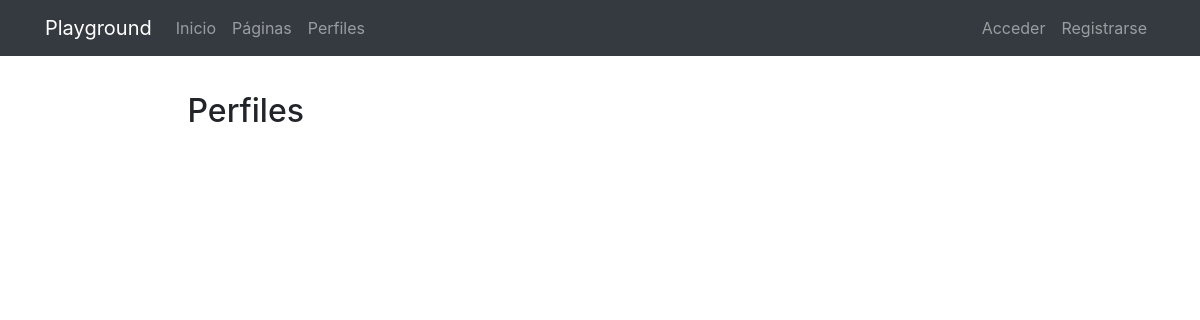
The app's page /profiles/, older data.
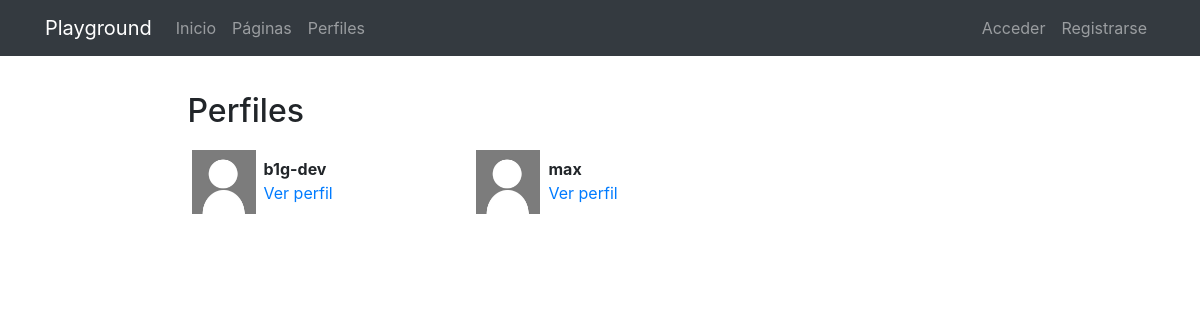
The same page, newer data.
### registration/models.py (models this page shows)
class Profile(models.Model):
    user = models.OneToOneField(User, on_delete=models.CASCADE)
    avatar = models.ImageField(upload_to=custom_upload_to, null=True, blank=True)
    bio = models.TextField(null=True,blank=True)
    link = models.URLField(max_length=200, null=True, blank=True)

### profiles/views.py (the view)
# urls.py: path('', ProfileListView.as_view(), name='list'),
class ProfileListView(ListView):
    model = Profile
    template_name = 'profiles/profile_list.html'
    paginate_by = 6

### profiles/templates/profiles/profile_list.html (shortened to what this page needs)
{% extends 'core/base.html' %}
{% load static %}
{% block content %}
<main role="main">
  <div class="container">
    <div class="row mt-3">
      <div class="col-md-9 mx-auto mb-5">
        <h2>Perfiles</h2>
        <div class="row">
          {% for profile in profile_list %}
            <div class="col-md-4 mt-2 mb-3 ">
              <div class="row p-1">
                <div class="col-md-12">
                  {% if profile.avatar %}
                    <img src="{{profile.avatar.url}}" class="img-fluid profile-avatar">
                  {% else %}
                    <img src="{% static 'registration/img/no-avatar.jpg' %}" class="img-fluid profile-avatar">
                  {% endif %}
                  <p class="profile-data">
                    <b>{{profile.user|truncatechars:"16"}}</b><br>
                    <a href="{% url 'profiles:detail' profile.user %}">Ver perfil</a>
                  </p>
                </div>
              </div>
            </div>
          {% endfor %}
        </div>
      </div>
    </div>
  </div>
</main>
{% endblock %}

### core/templates/core/base.html (shortened to what this page needs)
<!DOCTYPE html>
<html lang="es">
  <head>
    {% load static %}
    <link href="{% static 'core/vendor/bootstrap/css/bootstrap.min.css' %}" rel="stylesheet">
    <link href="{% static 'core/vendor/font-awesome/css/font-awesome.min.css' %}" rel="stylesheet" type="text/css">
    <link href="{% static 'core/css/main.css' %}" rel="stylesheet">
  </head>
  <body>
    <body>
      <nav class="navbar navbar-expand-lg navbar-dark bg-dark">
        <div class="container">
          <a class="navbar-brand" href="{% url 'home' %}">Playground</a>
          <div class="collapse navbar-collapse" id="ned">
            <ul class="navbar-nav mr-auto">
              <li class="nav-item">
                <a class="nav-link" href="{% url 'home' %}">Inicio</a>
              </li>
              <li class="nav-item">
                <a class="nav-link" href="{% url 'pages:pages' %}">Páginas</a>
              </li>
              <li class="nav-item">
                <a class="nav-link" href="{% url 'profiles:list' %}">Perfiles</a>
              </li>
            </ul>
            <ul class="navbar-nav">
              {% if not request.user.is_authenticated %}
              <li class="nav-item">
                <a class="nav-link" href="{% url 'login' %}">Acceder</a>
              </li>
              <li class="nav-item">
                <a class="nav-link" href="{% url 'signup' %}">Registrarse</a>
              </li>
              {% endif %}
            </ul>
          </div>
        </div>
      </nav>
      {% block content %}{% endblock %}
  </body>
</html>

### core/static/core/css/main.css (style rules this page uses)
main { padding-top: 20px; }
:root { --jumbotron-padding-y: 3rem; }

### profiles/templates/profiles/profile_list.html (style rules this page uses)
.profile-avatar { float:left;width:4rem;height:4rem }
.profile-data { padding-left:4.5rem;padding-top:.4rem; }

Row changes from the older to the newer data that the page shows:
added Profile: user "b1g-dev"
added Profile: user "max"
